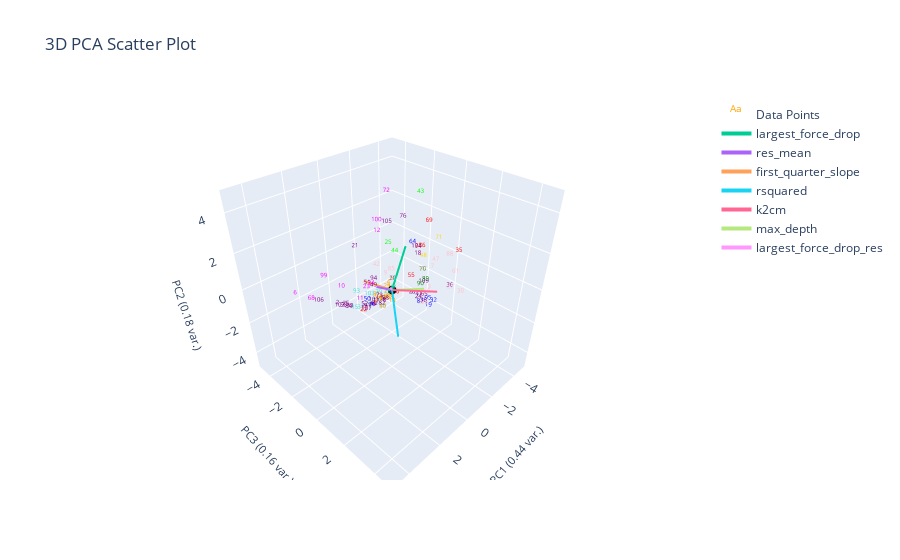

Notebook source saved alongside this figure:
### Markdown cell above
# K-Nearest-Neighbor
- From the k nearest points, assign query point to the highest frequency label
- Performs better when data is uniformly distributed in feature space (clusters all have similar desnity)

### Code cell
from sklearn.neighbors import KNeighborsClassifier

X = plotting.extract_numerical_features(marions_labeled_data).values.tolist()
y = marions_labeled_data[f'{ylabel_name}_nums'].values.tolist()

knn = KNeighborsClassifier(n_neighbors=1)
knn.fit(X, y)
knn_predictions = pd.Series(knn.predict(clustering_features.values))
knn_actual = marions_labeled_data[f'{ylabel_name}_nums']
knn_changed_ylabel_idxs = find_changed_ylabel_data(knn_predictions, knn_actual)
knn_corrected_predictions = correct_pseudo_ylabels_to_actual(knn_predictions, knn_actual, knn_changed_ylabel_idxs)

plotting.plot_cluster_subplots(knn_predictions, curve_data,
                                  clustering_method="K-Nearest Neighbor", 
                                  cluster_category_names=cluster_num_to_ylabel,
                                  pseudo_corrections=knn_corrected_predictions,
                                  bold_idxs=knn_actual.index
                                  )
plotting.plot_cluster_subplots(knn_corrected_predictions, curve_data, 
                                  clustering_method="K-Nearest Neighbor", 
                                  cluster_category_names=cluster_num_to_ylabel,
                                  bold_idxs=knn_actual.index)
plotting.plot_pca(clustering_features, knn_predictions, 3, 
                  graph_title=f'',
                  ylabel_name=ylabel_name,)

### Figure 1 — Plotly figure (JSON) as saved in the notebook; plotly's stock layout.template omitted (floating-point values rounded to 4 significant figures)
{"data": [{"mode": "text", "name": "Data Points", "text": ["0", "1", "2", "3", "4", "5", "6", "7", "8", "9", "10", "11", "12", "13", "14", "15", "16", "17", "18", "19", "20", "21", "22", "23", "24", "25", "26", "27", "28", "29", "30", "31", "32", "33", "34", "35", "36", "37", "38", "39", "40", "41", "42", "43", "44", "45", "46", "47", "48", "49", "50", "51", "52", "53", "54", "55", "56", "57", "58", "59", "60", "61", "62", "63", "64", "65", "66", "67", "68", "69", "70", "71", "72", "73", "74", "75", "76", "77", "78", "79", "80", "81", "82", "83", "84", "85", "86", "87", "88", "89", "90", "91", "92", "93", "94", "95", "96", "97", "98", "99", "100", "101", "102", "103", "104", "105", "106", "107", "108", "109"], "textfont": {"color": ["orange", "red", "purple", "pink", "orange", "pink", "magenta", "pink", "purple", "pink", "magenta", "magenta", "magenta", "orange", "orange", "turquoise", "blue", "blue", "purple", "blue", "red", "purple", "red", "magenta", "purple", "lime", "orange", "pink", "turquoise", "orange", "pink", "turquoise", "blue", "purple", "magenta", "red", "purple", "turquoise", "purple", "turquoise", "orange", "purple", "pink", "lime", "lime", "orange", "purple", "pink", "gold", "purple", "blue", "purple", "purple", "pink", "blue", "red", "orange", "pink", "purple", "turquoise", "turquoise", "pink", "purple", "orange", "blue", "purple", "orange", "pink", "magenta", "red", "green", "gold", "magenta", "purple", "red", "purple", "purple", "turquoise", "purple", "pink", "pink", "orange", "purple", "orange", "purple", "pink", "red", "blue", "pink", "green", "green", "purple", "orange", "turquoise", "purple", "blue", "red", "purple", "purple", "magenta", "magenta", "purple", "purple", "turquoise", "purple", "purple", "purple", "purple", "orange", "purple"], "size": 6}, "type": "scatter3d", "x": [-0.03327, 1.781, 3.057, -0.9405, -0.1856, -0.9851, 5.014, -1.43, 0.9821, -1.239, 3.077, 2.344, -1.113, -0.906, -0.3079, 2.305, 1.836, 0.3269, -1.207, -1.064, -0.9912, 1.423, 2.452, 1.914, -1.869, -1.296, 0.3352, -1.248, 0.6168, -0.7313, -0.7576, 1.487, -0.848, 2.423, 1.231, -2.252, -1.328, 0.4237, -1.762, 0.5296, 0.4882, -0.4859, -0.3195, -4.632, -1.465, -0.07818, 1.659, -0.9776, -2.993, 1.287, 2.011, 1.577, 1.875, -0.1151, -0.1276, -1.24, -0.4333, -1.982, 0.9004, 0.4076, 0.2126, -0.8113, 1.631, -0.09548, -1.232, -1.198, 0.6104, -1.173, 4.577, -3.167, -1.698, -2.681, -1.536, 1.006, -3.104, 2.404, -2.735, 1.28, -1.605, -1.156, -2.063, 0.6116, 1.244, 0.694, 2.019, -1.465, -2.348, -1.021, -1.628, -0.2923, -1.711, 1.753, 0.254, 2.0, 0.6205, -1.21, -0.8046, -1.665, 2.727, 3.252, -0.7016, 0.9587, 2.845, 1.022, -1.652, -1.575, 3.334, 1.665, -0.3145, -2.501], "y": [-0.684, 0.675, -0.2976, 1.501, -0.44, 1.448, -0.3518, 1.224, 0.5023, -1.732, 0.1071, 0.3651, -2.174, -0.9901, -0.2722, -0.04634, 0.593, -0.7762, 0.4955, 1.427, -0.9537, -0.9116, 0.7207, 0.3401, 0.06284, -1.579, -0.0289, 2.479, 0.3131, -1.1, 3.398, -0.6546, 1.883, -0.2501, -0.103, 2.049, 2.39, 0.4585, 0.5068, -0.3676, -0.1532, 1.248, -1.423, -2.488, -1.281, -0.3365, 0.4562, 1.757, -0.6873, 0.1023, 0.4749, -0.01393, 0.1391, 1.948, -0.7932, 0.08713, -0.7436, 0.1742, 0.4749, -0.237, 0.3004, 2.973, 0.5108, -0.7279, 0.1245, 1.013, -0.2204, 0.9082, 0.0615, -0.5635, 0.4111, 0.4737, -1.924, 0.1743, -1.163, -0.5544, -1.948, -0.218, -0.1688, -0.9353, 0.1478, -0.4826, 0.5941, -0.2258, -0.8562, -1.521, -0.2537, 0.9252, 2.018, 1.801, 0.2939, 0.1353, -0.7292, -0.2446, -0.5963, 1.245, -0.5442, -0.1439, -0.2929, -0.8382, -1.741, -0.292, -0.4231, -0.4709, 0.01297, -1.946, -1.306, 0.008563, -0.5769, -0.1564], "z": [-1.305, 0.09186, 0.3082, 0.04012, -0.2868, -0.2875, 1.836, 0.8122, -0.2549, -0.8777, 1.407, 0.5153, 1.515, -1.21, -1.393, -0.2413, 0.01775, -1.338, 1.312, -1.152, -0.7228, 2.231, 0.1526, 0.9027, -1.797, 0.9997, -0.714, 0.379, -0.05588, -1.147, 0.8663, -1.025, -0.5064, -0.198, 0.5273, 1.682, 0.3771, 0.1328, -1.743, -0.4779, -1.237, -0.259, 0.2245, 2.381, 0.579, -1.014, -0.1062, 1.651, -0.1254, 0.5567, 0.3593, 0.7777, -0.178, -0.1909, -1.448, -0.1542, -1.27, -2.169, -0.1954, -1.343, 0.4986, 1.658, -0.08524, -1.369, 1.77, -0.7911, -0.6752, 0.6512, 1.555, 1.907, 0.1566, 1.558, 3.588, -0.143, 0.191, -0.2501, 1.802, -0.757, -1.487, -1.557, -1.557, -0.6178, -0.2326, -0.8183, -0.7831, -0.6229, 0.9353, -1.167, 1.745, 0.945, -0.7852, -0.3665, -1.083, 0.4107, 0.249, -0.8989, -1.252, -1.504, -0.001534, 1.556, 2.417, -0.6596, -0.01579, -0.3727, 1.309, 1.928, 0.04688, -0.6278, -1.36, -1.249]}, {"marker": {"color": "black", "size": 3}, "mode": "markers", "name": "Origin", "showlegend": false, "type": "scatter3d", "x": [0], "y": [0], "z": [0]}, {"line": {"width": 4}, "mode": "lines+text", "name": "largest_force_drop", "textposition": "top center", "type": "scatter3d", "x": [0, -1.088], "y": [0, -0.1926], "z": [0, 1.862]}, {"line": {"width": 4}, "mode": "lines+text", "name": "res_mean", "textposition": "top center", "type": "scatter3d", "x": [0, 1.379], "y": [0, 0.4203], "z": [0, 1.061]}, {"line": {"width": 4}, "mode": "lines+text", "name": "first_quarter_slope", "textposition": "top center", "type": "scatter3d", "x": [0, 1.255], "y": [0, -0.5543], "z": [0, 0.8502]}, {"line": {"width": 4}, "mode": "lines+text", "name": "rsquared", "textposition": "top center", "type": "scatter3d", "x": [0, 1.032], "y": [0, 1.434], "z": [0, -1.4]}, {"line": {"width": 4}, "mode": "lines+text", "name": "k2cm", "textposition": "top center", "type": "scatter3d", "x": [0, -0.6366], "y": [0, 2.204], "z": [0, 0.6896]}, {"line": {"width": 4}, "mode": "lines+text", "name": "max_depth", "textposition": "top center", "type": "scatter3d", "x": [0, -1.351], "y": [0, 0.8329], "z": [0, -0.1869]}, {"line": {"width": 4}, "mode": "lines+text", "name": "largest_force_drop_res", "textposition": "top center", "type": "scatter3d", "x": [0, 1.022], "y": [0, 0.9337], "z": [0, 1.101]}], "layout": {"autosize": true, "scene": {"aspectmode": "cube", "xaxis": {"range": [-5.014, 5.014], "title": {"font": {"size": 11}, "text": "PC1 (0.44 var.)"}}, "yaxis": {"range": [-5.014, 5.014], "title": {"font": {"size": 11}, "text": "PC3 (0.16 var.)"}}, "zaxis": {"range": [-5.014, 5.014], "title": {"font": {"size": 11}, "text": "PC2 (0.18 var.)"}}}, "title": {"text": "3D PCA Scatter Plot"}}}
